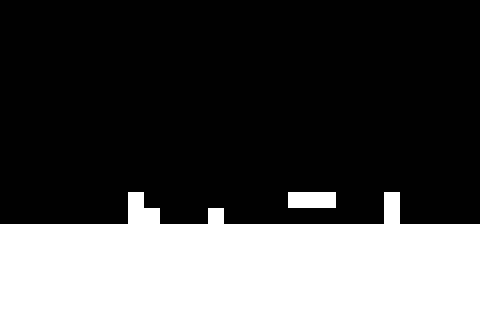

This game map was drawn from its Tiled (.tmx) file and the tilesets committed beside it. A one-line description and the trimmed map source follow:
An orthogonal 30x20 tile map with 16x16 px tiles, 2 tile layers (Floor, Danger).

<map version="1.0" orientation="orthogonal" renderorder="right-down" width="30" height="20" tilewidth="16" tileheight="16">
 <tileset firstgid="1" name="FloorTiles" tilewidth="16" tileheight="16">
  <image source="../../images/tiles/FloorTiles.png" width="32" height="16" />
 </tileset>
 <layer name="Floor" width="30" height="20">
  <properties>
   <property name="tileset" value="FloorTiles" />
  </properties>
  <data>[600 cells, 180 non-empty, 1 distinct tile ids]</data>
 </layer>
 <layer name="Danger" width="30" height="20">
  <properties>
   <property name="tileset" value="FloorTiles" />
  </properties>
  <data>[600 cells, 9 non-empty, 1 distinct tile ids]</data>
 </layer>
</map>
